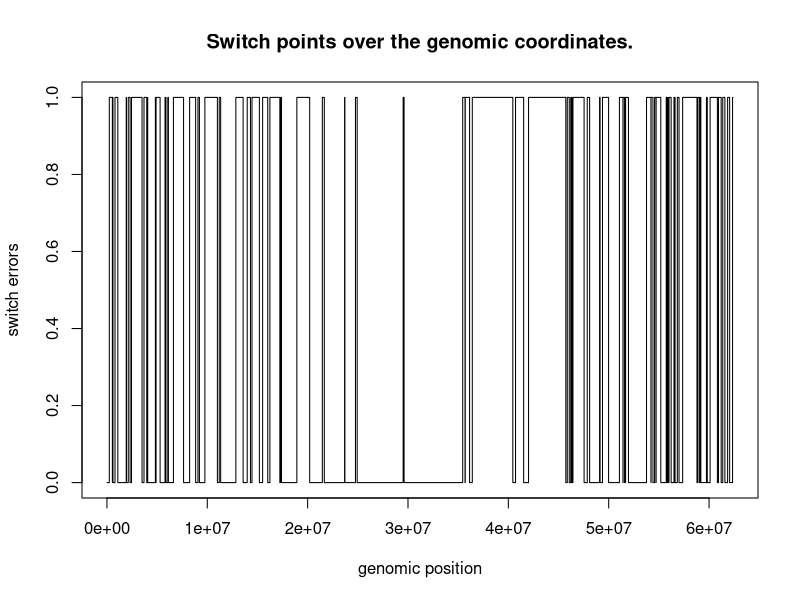

This figure's R source: (Note: this script raises an error after producing the figure.)

## Purpose of the this script: 
  # Compute the switch points using the truth and phased haplotype (obtained from phaseExtender)
  # Here we use 25 RBphased samples used in Set B.
  # We do two rounds of RBphasing and phase comparison.

### Set the required path; 
## **update the path as need be with your directory 
getwd()
setwd("/home/priyanka/Dropbox/SharedWithHarish/TestSwitchErrors/SwitchErrorTutorial")
getwd()
list.files()  # read available files and folders 


##########  Switch errors test - Set B (first round of phaseExtension) ########## 
#####  Read the required data  ###### 

## Import "truth haplotype" for SetB
truthHaplotype_NA12891 <- read.table('SetB/truth_Haplotype_NA12891.txt', header = TRUE)
head(truthHaplotype_NA12891)
  #**Note: R doesn't allow to use ":" in header name and it is automatically renamed to "."
  # you can see this in the output 

# change the name of the header
colnames(truthHaplotype_NA12891)[colnames(truthHaplotype_NA12891)=="NA12891.PI"] <- "true.NA12891.PI"
colnames(truthHaplotype_NA12891)[colnames(truthHaplotype_NA12891)=="NA12891.PG_al"] <- "true.NA12891.PG_al"


## Import "phased haplotype" for SetB
phased_SetB_NA12891 <- read.table('SetB_02/phased_Haplotype_NA12891.txt', header = TRUE)
# or, we can use the file "extended_haplotype_NA12891.txt" from the folder "/SetB/phased_NA12891_SetB_run01/"
head(phased_SetB_NA12891)

# change the name of the header
colnames(phased_SetB_NA12891)[colnames(phased_SetB_NA12891)=="NA12891.PI"] <- "phased.NA12891.PI"
colnames(phased_SetB_NA12891)[colnames(phased_SetB_NA12891)=="NA12891.PG_al"] <- "phased.NA12891.PG_al"


## Merge the truth and phased data set to identify switch errors
merged.data <- merge(truthHaplotype_NA12891, phased_SetB_NA12891,
                     by=c("CHROM", "POS"))
head(merged.data)

# set the data in order by "POS" - ** it's very important to do this **
merged.data <- merged.data[order(merged.data$POS),]

# after merging, the row-index becomes random; so let's put it in order
rownames(merged.data) <- NULL

# Now, compare the "truth haplotype" with "phased haplotype" and ...
# ... find the sites where haplotype phasing switched
merged.data$match <- ifelse((merged.data$true.NA12891.PG_al == merged.data$phased.NA12891.PG_al), 0, 1)
# **Note: the "match" column should have values "0's" and "1's". A continous "0" or "1" indicates 
# .. properly phased block. But, transition from 0 -> 1 or from 1 -> 0 suggests a "Switch Error" betweeen the blocks.

# Now, plot the "Switch Error" points as png
png("SwitchPoints_SetB_withOutHaplotypeBreaks.png", width = 1600, height = 600)
plot(merged.data$POS, merged.data$match, main = "Switch points over the genomic coordinates.", type = "s", 
     xlab = "genomic position", ylab = "switch errors")
#title(main = "Switch points", xlab = 'genomic coordinates', ylab = 'switch points')
dev.off()


# Compute switch error rates 
number_of_hets <- length(merged.data$match)
num_of_switch <- 0
prev_match <- merged.data$match[1]
for (item in merged.data$match){
  curr_match = item
  if (curr_match != prev_match){
    num_of_switch = num_of_switch + 1
    
    # reset the "previous match" value
    prev_match = curr_match}}

switch_err_rate = num_of_switch/(number_of_hets)
switch_err_rate
# [1] 0.01272502

# switch error rate per mb
# the size of human Chr 22 is about 62.3 mb
switch_error_rate_perMb = switch_error_rate/(62)
switch_error_rate_perMb
# [1] 0.0002819994



# switch error after accounting for the initial number of RBphased blocks
######## Fix the switch points by taking "haplotype breaks" into account. ##########
## The above switch point data (i.e "match") and the plot we obtained above doesn't account for break in haplotypes.
# Since our haplotype aren't completely merged genome/chromosome wide. The switch points needs to be defined per block. 

## So, now we compute switch point by including changes in "PI" values.
# Now, the "switch points" are addressed when :
  # we see 0 -> 1, or when 1 -> 0 in the "match" data
  # PI of the haplotype block changes
    # ** So, now we need to account for the match and also for change in haplotype block index.

# the length (number of rows) of the dataframe
seq_len <- length(merged.data$match)
seq_len

# set empty variables 
previous_match <- 0
hap_size <- 0
haplotype_sizes <- integer()  # to store the size of haplotype extended truly.
previous_pi <- 1 
haplotype_breaks <- integer()

# run a for loop to find switch points 
for (ith in c(1:seq_len)){
  current_match = merged.data$match[ith]
  current_pi = merged.data$phased.NA12891.PI[ith]
  if (previous_match == current_match & previous_pi == current_pi) {
    hap_size = hap_size + 1}
  else if (previous_match != current_match | previous_pi != current_pi) {
    # store the haplotype size of properly phased (extended) block
    haplotype_sizes <- c(haplotype_sizes, hap_size)
    hap_size <- 1}  # reset the haplotype size to 1
  
  # store the last haplotype size when the for loop reaches the end
  if (ith == seq_len){
    haplotype_sizes <- c(haplotype_sizes, hap_size)}
  
  # also find the genomic positions where haplotype breaks occur 
  if (previous_pi != current_pi){
    haplotype_breaks <- c(haplotype_breaks, merged.data$POS[ith])}
  
  # update the previous match and pi values for next for-loop 
  previous_match = current_match
  previous_pi = current_pi }


## Identify switch points and compute "switch error" rates. 
# the total number of haplotype blocks represent frequecy of switch points
freq_of_switch = length(haplotype_sizes)
total_possible_switch = sum(haplotype_sizes) # or number of hets site
haplotype_sizes

# calculate switch error rate
switch_error_rate = (freq_of_switch/total_possible_switch)
switch_error_rate
# [1] 0.0190358

# switch error rate per mb
switch_error_rate_perMb = switch_error_rate/(62)
switch_error_rate_perMb
# [1] 0.0002819994

## Now, add another column that represent the fully accounted haplotype switchpoints.
phase_state = 0
match_by_pi <- integer()
for (sizes in haplotype_sizes) {
  match_by_pi <- c(match_by_pi, rep(phase_state, sizes))
  
  # change the phase state for next loop
  if (phase_state == 0){
    phase_state = 1}
  else if (phase_state == 1){
    phase_state = 0} }

## add data "match02" to the dataframe
merged.data$match_by_pi <- match_by_pi

## Now, make switch points plot by accounting for the haplotype breaks. 
# for that we will create another column with updated matches between truth and phased haplotypes
png("SwitchPoints_SetB_includingHaplotypeBreaks.png", width = 1600, height = 600)
plot(merged.data$POS, merged.data$match_by_pi, main = "Switch points over the genomic coordinates with haplotype breaks.", type = "s", 
     xlab = "genomic position", ylab = "switch errors")
dev.off()

## We can now overlay the haplotype breaks position on the top of switch points plot
abline(v=haplotype_breaks, col='red')


# for convenience let's convert this haplotype size list into integer array
haplotype_size_numeric <- as.numeric(unlist(haplotype_sizes))
haplotype_size_numeric

## Let's plot a histogram of the haplotype size distribution 
hisHap <- hist(haplotype_size_numeric)  # general histogram metrics for the data 
png("Histogram_ofHaplotypeSizeDistribution_SetB.png", width = 1600, height = 600)
hist(haplotype_size_numeric, 
     main="Histogram for Haplotype size distribution", 
     xlab="haplotype size", 
     border="blue", 
     col="green",
     xlim=c(0,200),
     ylim = c(0,320),
     las=1, 
     breaks=20)
# add the size of the frequency to the histogram plot 
text(hisHap$mids,hisHap$counts,labels=hisHap$counts, adj=c(0.5, -0.5))
dev.off()

## Density plot
densHap <- density(haplotype_size_numeric)
png("DensityPlot_ofHaplotypeSizeDistribution_SetB.png", width = 1600, height = 600)
plot(densHap, main = "Density plot of the haplotype size distribution")
polygon(densHap, col = 'red', border = 'blue')
dev.off()


print("Completed the switch error analyses on first round of phaseExtension on Set-B data.")
#### Completed analyses on Set-B  #######

